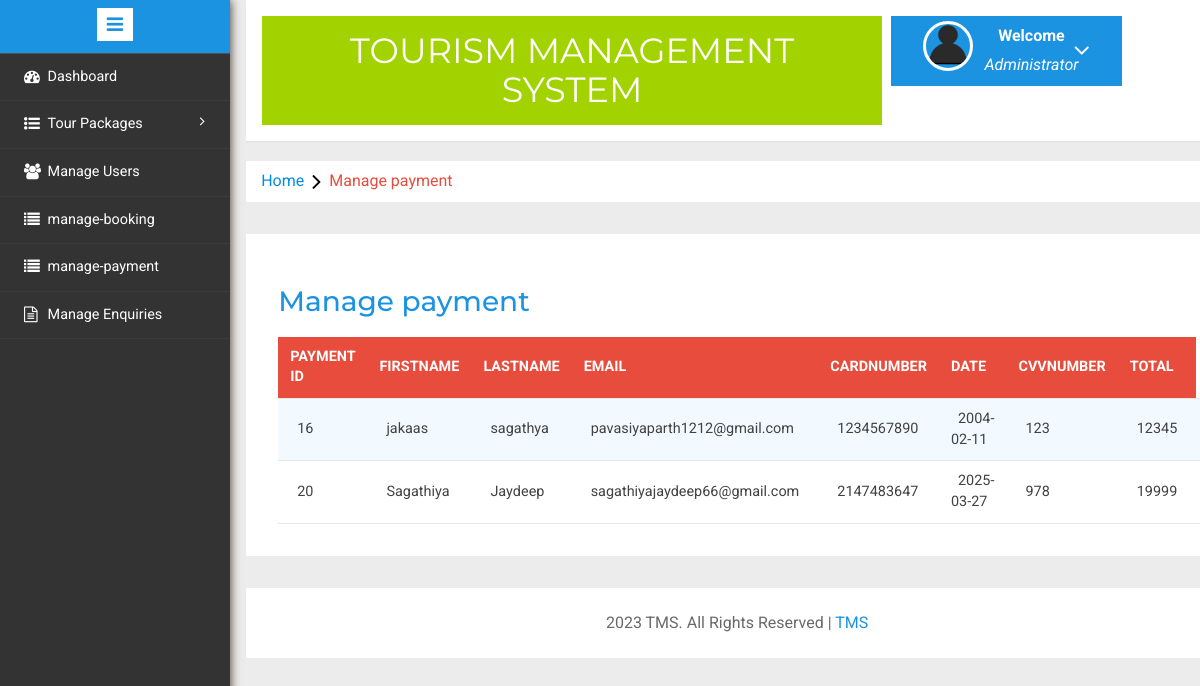
/admin/manage-payment.php (signed in), run on the app's committed database.
### tables this page shows
CREATE TABLE `payment` (
  `id` int(15) NOT NULL,
  `firstname` varchar(20) NOT NULL,
  `lastname` varchar(20) NOT NULL,
  `email` varchar(30) NOT NULL,
  `cardnumber` int(16) NOT NULL,
  `date` date NOT NULL,
  `cvvnumber` int(3) NOT NULL,
  `total` int(6) NOT NULL
);

### admin/manage-payment.php (the view, shortened to what this page needs)
<?php
include('includes/config.php');
if(strlen($_SESSION['alogin'])==0)
	{
header('location:index.php');
}
else{
	?>
<!DOCTYPE HTML>
<html>
<head>
<link href="css/bootstrap.min.css" rel='stylesheet' type='text/css' />
<link href="css/style.css" rel='stylesheet' type='text/css' />
<link rel="stylesheet" href="css/morris.css" type="text/css"/>
<link href="css/font-awesome.css" rel="stylesheet">
<link rel="stylesheet" type="text/css" href="css/table-style.css" />
<link rel="stylesheet" type="text/css" href="css/basictable.css" />
<link rel="stylesheet" href="css/icon-font.min.css" type='text/css' />
</head>
<body>
   <div class="page-container">
<div class="left-content">
	   <div class="mother-grid-inner">
				<?php include('includes/header.php');?>
				</div>
<ol class="breadcrumb">
                <li class="breadcrumb-item"><a href="index.html">Home</a><i class="fa fa-angle-right"></i>Manage payment</li>
            </ol>
<div class="agile-grids">
				<div class="agile-tables">
					<div class="w3l-table-info">
					  <h2>Manage payment</h2>
					    <table id="table">
						<thead>
						  <tr>
						  <th>payment id</th>
							<th>firstname</th>
							<th>lastname</th>
							<th>email</th>
							<th>cardnumber</th>
							<th>date </th>
							<th>cvvnumber </th>
							<th>total</th>
						  </tr>
						</thead>
						<tbody>
<?php
$sql = "SELECT * FROM payment";
$query = $dbh -> prepare($sql);
$query->execute();
$results=$query->fetchAll(PDO::FETCH_OBJ);
$cnt=1;
if($query->rowCount() > 0)
{
foreach($results as $result)
{				?>
						  <tr>
							<td><?php echo htmlentities($result->id);?></td>
							<td><?php echo htmlentities($result->firstname);?></td>
							<td><?php echo htmlentities($result->lastname);?></td>
							<td><?php echo htmlentities($result->email);?></td>
							<td><?php echo htmlentities($result->cardnumber);?></td>
							<td><?php echo htmlentities($result->date);?></a></td>
							<td><?php echo htmlentities($result->cvvnumber);?></td>
							<td><?php echo htmlentities($result->total);?></td>
								<td><?php
?></td>
<?php }?>
						  </tr>
						 <?php $cnt=$cnt+1;} }?>
						</tbody>
					  </table>
					</div>
			</div>
<?php include('includes/footer.php');?>
</div>
</div>
						<?php include('includes/sidebarmenu.php');?>
							</div>
</body>
</html>

### admin/css/table-style.css (style rules this page uses)
table { background: white; border-collapse: collapse; margin: 1.25em 0 0; width: 100%; }
table tr, table th, table td { border: none; border-bottom: 1px solid #e8e8e8; font-size: .95em; }
table th, table td { padding: 10px 12px; text-align: left; }
table th { background: #e74c3c; color: #fff; text-transform: uppercase; }
table tr td { background: #f3faff; color: #424242; }
table tr:nth-of-type(2n+2) td { background: #ffffff; }
table { width: 100%; }

### data on the page
payment: id "16", firstname "jakaas", lastname "sagathya", email "pavasiyaparth1212@gmail.com", cardnumber "1234567890", date "2004-02-11", cvvnumber "123", total "12345"
payment: id "20", firstname "Sagathiya", lastname "Jaydeep", email "sagathiyajaydeep66@gmail.com", cardnumber "2147483647", date "2025-03-27", cvvnumber "978", total "19999"
